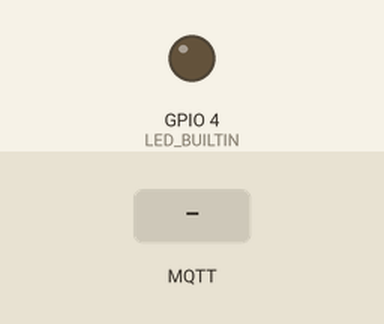
A sketch run on a simulated ESP32. Shown: output pins drawn as LEDs (lit = HIGH). Dashed ring = blinking. The test bench sets the inputs (shaded band). WiFi joins after 1.5 s; servers stay silent unless stated; no MQTT or app messages arrive unless stated; the camera gives no picture; what the sketch prints to the serial monitor is not drawn.

Above: at 3.0 s.
3.1 s: MQTT message "1" arrives on the second subscribed topic
At 3.25 s:
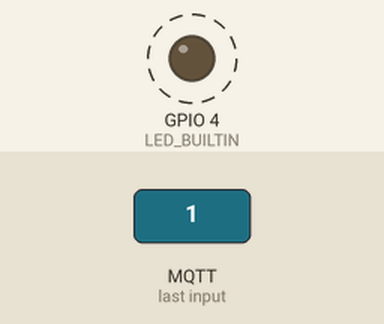
5.5 s: MQTT message "0" arrives on the second subscribed topic
At 5.9 s:
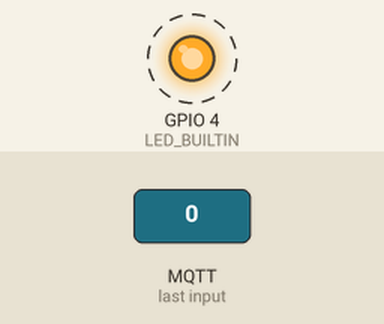
8.5 s: MQTT message "1" arrives on the first subscribed topic
At 9.7 s:
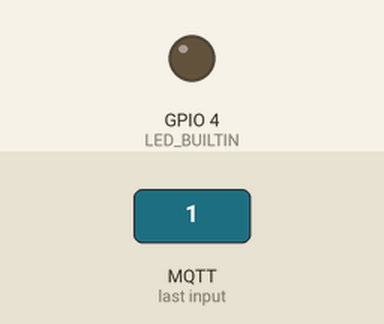
Timing chart, 0 to 11.5 s (numbered marks = the images above; inputs shaded):
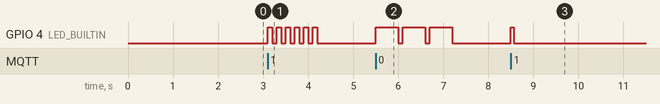

Measured:
- after the input at 3.1 s, GPIO 4 (LED_BUILTIN): alternates HIGH for 0.10 s and LOW for 0.10 s, 12 changes in all, then stays LOW, starting at once
- after the input at 5.5 s, GPIO 4 (LED_BUILTIN): alternates HIGH for 0.50 s and LOW for 0.10 s, 6 changes in all, then stays LOW, starting at once
- after the input at 8.5 s, GPIO 4 (LED_BUILTIN): LOW → HIGH at once, → LOW 0.06 s later

The sketch:

SCW_Photobooth.ino
```cpp
/*
 *  Author: Louis Moreau
 *  Project: https://github.com/luisomoreau/ESP32-cam-MQTT
 *
 *  This sketch is a modification of the 'official' ESP32 Camera example
 *  sketch from Expressif:
 *  https://github.com/espressif/arduino-esp32/tree/master/libraries/ESP32/examples/Camera/CameraWebServer
 *
 *  The PubSub Library is used to connect to a MQTT broker (Scaleway IoT Hub in our example)
 */

#include "esp_camera.h"
#include <WiFi.h>
#include <PubSubClient.h>

// Select camera model
//#define CAMERA_MODEL_WROVER_KIT
//#define CAMERA_MODEL_ESP_EYE
//#define CAMERA_MODEL_M5STACK_PSRAM
//#define CAMERA_MODEL_M5STACK_WIDE
#define CAMERA_MODEL_AI_THINKER

#include "camera_pins.h"

// Flash
#define LED_BUILTIN 4

//WIFI config
const char* ssid = "your-ssid";
const char* password = "your-passord";

//MQTT config
bool useMQTT = true;
const char* mqttServer = "iot.fr-par.scw.cloud";
const char* HostName = "Photobooth_Scaleway";
const char* mqttUser = "your-device-id";
const char* mqttPassword = "";
const char* topic_PHOTO = "SMILE";
const char* topic_PUBLISH = "PICTURE";
const char* topic_FLASH = "FLASH";
const int MAX_PAYLOAD = 60000;

bool flash;

WiFiClient espClient;
PubSubClient client(espClient);

void startCameraServer();

void setup() {

  // Define Flash as an output
  pinMode(LED_BUILTIN, OUTPUT);

  // Initialise the Serial Communication
  Serial.begin(115200);
  Serial.setDebugOutput(true);
  Serial.println();

  // Config Camera Settings
  camera_config_t config;
  config.ledc_channel = LEDC_CHANNEL_0;
  config.ledc_timer = LEDC_TIMER_0;
  config.pin_d0 = Y2_GPIO_NUM;
  config.pin_d1 = Y3_GPIO_NUM;
  config.pin_d2 = Y4_GPIO_NUM;
  config.pin_d3 = Y5_GPIO_NUM;
  config.pin_d4 = Y6_GPIO_NUM;
  config.pin_d5 = Y7_GPIO_NUM;
  config.pin_d6 = Y8_GPIO_NUM;
  config.pin_d7 = Y9_GPIO_NUM;
  config.pin_xclk = XCLK_GPIO_NUM;
  config.pin_pclk = PCLK_GPIO_NUM;
  config.pin_vsync = VSYNC_GPIO_NUM;
  config.pin_href = HREF_GPIO_NUM;
  config.pin_sscb_sda = SIOD_GPIO_NUM;
  config.pin_sscb_scl = SIOC_GPIO_NUM;
  config.pin_pwdn = PWDN_GPIO_NUM;
  config.pin_reset = RESET_GPIO_NUM;
  config.xclk_freq_hz = 20000000;
  config.pixel_format = PIXFORMAT_JPEG;
  //init with high specs to pre-allocate larger buffers
  if(psramFound()){
    config.frame_size = FRAMESIZE_UXGA;
    config.jpeg_quality = 10;
    config.fb_count = 2;
  } else {
    config.frame_size = FRAMESIZE_SVGA;
    config.jpeg_quality = 12;
    config.fb_count = 1;
  }

  flash = true;

  // Not used in our project
  #if defined(CAMERA_MODEL_ESP_EYE)
    pinMode(13, INPUT_PULLUP);
    pinMode(14, INPUT_PULLUP);
  #endif

  // camera init
  esp_err_t err = esp_camera_init(&config);
  if (err != ESP_OK) {
    Serial.printf("Camera init failed with error 0x%x", err);
    return;
  }

  sensor_t * s = esp_camera_sensor_get();
  //initial sensors are flipped vertically and colors are a bit saturated
  if (s->id.PID == OV3660_PID) {
    s->set_vflip(s, 1);//flip it back
    s->set_brightness(s, 1);//up the blightness just a bit
    s->set_saturation(s, -2);//lower the saturation
  }
  //drop down frame size for higher initial frame rate
  s->set_framesize(s, FRAMESIZE_QVGA);

  // Not used in our project
  #if defined(CAMERA_MODEL_M5STACK_WIDE)
    s->set_vflip(s, 1);
    s->set_hmirror(s, 1);
  #endif

  WiFi.begin(ssid, password);

  while (WiFi.status() != WL_CONNECTED) {
    delay(500);
    Serial.print(".");
  }
  Serial.println("");
  Serial.println("WiFi connected");

  startCameraServer();

  Serial.print("Camera Ready! Use 'http://");
  Serial.print(WiFi.localIP());
  Serial.println("' to connect");

  // Set MQTT Connection
  client.setServer(mqttServer, 1883);
  client.setBufferSize (MAX_PAYLOAD); //This is the maximum payload length
  client.setCallback(callback);
}

void callback(String topic, byte* message, unsigned int length) {
  String messageTemp;
  Serial.println(topic);
  for (int i = 0; i < length; i++) {
    messageTemp += (char)message[i];
  }
  if (topic == topic_PHOTO) {
    take_picture();
  }
  if (topic == topic_FLASH) {
    set_flash();
  }
}

void take_picture() {
  camera_fb_t * fb = NULL;
  if(flash){ digitalWrite(LED_BUILTIN, HIGH);};
  Serial.println("Taking picture");
  fb = esp_camera_fb_get(); // used to get a single picture.
  if (!fb) {
    Serial.println("Camera capture failed");
    return;
  }
  Serial.println("Picture taken");
  digitalWrite(LED_BUILTIN, LOW);
  sendMQTT(fb->buf, fb->len);
  esp_camera_fb_return(fb); // must be used to free the memory allocated by esp_camera_fb_get().

}

void set_flash() {
    flash = !flash;
    Serial.print("Setting flash to ");
    Serial.println (flash);
    if(!flash){
      for (int i=0; i<6; i++){
        digitalWrite(LED_BUILTIN, HIGH);
        delay(100);
        digitalWrite(LED_BUILTIN, LOW);
        delay(100);
      }
    }
    if(flash){
      for (int i=0; i<3; i++){
        digitalWrite(LED_BUILTIN, HIGH);
        delay(500);
        digitalWrite(LED_BUILTIN, LOW);
        delay(100);
      }
    }
}

void sendMQTT(const uint8_t * buf, uint32_t len){
  Serial.println("Sending picture...");
  if(len>MAX_PAYLOAD){
    Serial.print("Picture too large, increase the MAX_PAYLOAD value");
  }else{
    Serial.print("Picture sent ? : ");
    Serial.println(client.publish(topic_PUBLISH, buf, len, false));
  }


}


void reconnect() {
  while (!client.connected()) {
    Serial.print("Attempting MQTT connection...");
    if (client.connect(HostName, mqttUser, mqttPassword)) {
      Serial.println("connected");
      client.subscribe(topic_PHOTO);
      client.subscribe(topic_FLASH);
    } else {
      Serial.print("failed, rc=");
      Serial.print(client.state());
      Serial.println(" try again in 5 seconds");
      delay(5000);
    }
  }
}

void loop() {
  if (!client.connected()) {
    reconnect();
  }
  client.loop();
}
```

camera_pins.h
```cpp
#if defined(CAMERA_MODEL_WROVER_KIT)
#define PWDN_GPIO_NUM    -1
#define RESET_GPIO_NUM   -1
#define XCLK_GPIO_NUM    21
#define SIOD_GPIO_NUM    26
#define SIOC_GPIO_NUM    27

#define Y9_GPIO_NUM      35
#define Y8_GPIO_NUM      34
#define Y7_GPIO_NUM      39
#define Y6_GPIO_NUM      36
#define Y5_GPIO_NUM      19
#define Y4_GPIO_NUM      18
#define Y3_GPIO_NUM       5
#define Y2_GPIO_NUM       4
#define VSYNC_GPIO_NUM   25
#define HREF_GPIO_NUM    23
#define PCLK_GPIO_NUM    22

#elif defined(CAMERA_MODEL_ESP_EYE)
#define PWDN_GPIO_NUM    -1
#define RESET_GPIO_NUM   -1
#define XCLK_GPIO_NUM    4
#define SIOD_GPIO_NUM    18
#define SIOC_GPIO_NUM    23

#define Y9_GPIO_NUM      36
#define Y8_GPIO_NUM      37
#define Y7_GPIO_NUM      38
#define Y6_GPIO_NUM      39
#define Y5_GPIO_NUM      35
#define Y4_GPIO_NUM      14
#define Y3_GPIO_NUM      13
#define Y2_GPIO_NUM      34
#define VSYNC_GPIO_NUM   5
#define HREF_GPIO_NUM    27
#define PCLK_GPIO_NUM    25

#elif defined(CAMERA_MODEL_M5STACK_PSRAM)
#define PWDN_GPIO_NUM     -1
#define RESET_GPIO_NUM    15
#define XCLK_GPIO_NUM     27
#define SIOD_GPIO_NUM     25
#define SIOC_GPIO_NUM     23

#define Y9_GPIO_NUM       19
#define Y8_GPIO_NUM       36
#define Y7_GPIO_NUM       18
#define Y6_GPIO_NUM       39
#define Y5_GPIO_NUM        5
#define Y4_GPIO_NUM       34
#define Y3_GPIO_NUM       35
#define Y2_GPIO_NUM       32
#define VSYNC_GPIO_NUM    22
#define HREF_GPIO_NUM     26
#define PCLK_GPIO_NUM     21

#elif defined(CAMERA_MODEL_M5STACK_WIDE)
#define PWDN_GPIO_NUM     -1
#define RESET_GPIO_NUM    15
#define XCLK_GPIO_NUM     27
#define SIOD_GPIO_NUM     22
#define SIOC_GPIO_NUM     23

#define Y9_GPIO_NUM       19
#define Y8_GPIO_NUM       36
#define Y7_GPIO_NUM       18
#define Y6_GPIO_NUM       39
#define Y5_GPIO_NUM        5
#define Y4_GPIO_NUM       34
#define Y3_GPIO_NUM       35
#define Y2_GPIO_NUM       32
#define VSYNC_GPIO_NUM    25
#define HREF_GPIO_NUM     26
#define PCLK_GPIO_NUM     21

#elif defined(CAMERA_MODEL_AI_THINKER)
#define PWDN_GPIO_NUM     32
#define RESET_GPIO_NUM    -1
#define XCLK_GPIO_NUM      0
#define SIOD_GPIO_NUM     26
#define SIOC_GPIO_NUM     27

#define Y9_GPIO_NUM       35
#define Y8_GPIO_NUM       34
#define Y7_GPIO_NUM       39
#define Y6_GPIO_NUM       36
#define Y5_GPIO_NUM       21
#define Y4_GPIO_NUM       19
#define Y3_GPIO_NUM       18
#define Y2_GPIO_NUM        5
#define VSYNC_GPIO_NUM    25
#define HREF_GPIO_NUM     23
#define PCLK_GPIO_NUM     22

#else
#error "Camera model not selected"
#endif
```
